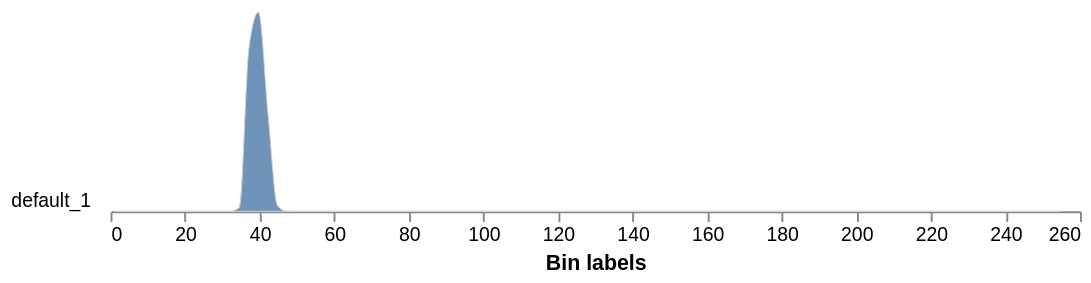

The notebook cell this image was saved under:
### Markdown cell above
## Step 9: GFP Analysis

The chlorophyll image uses MS 475 nm and a bandpass filter of 520 nm to isolate just GFP fluorescence. This image has to be imported separately from the MS stack, since it has a bandpass filter. 

Note that you will still see some signal even with no GFP due to autofluorescence. It is important to always compare your results to a control plant with no GFP.

### Code cell
# Use the mask to analyze the GFP image. This will give you a histogram of the pixel values in the GFP image. 
# n_labels=1 means we're treating the whole masked area as one plant/object

gfp_analysis = pcv.analyze.grayscale(gray_img=gfp_img, labeled_mask=kept_mask, n_labels=1, bins=100)

gfp_img_pseudo = pcv.visualize.pseudocolor(gray_img = gfp_img, mask=kept_mask, cmap='jet', 
                                           min_value=25, max_value=60)

### Figure 1 — Vega-Lite specification as saved in the notebook (floating-point values rounded to 4 significant figures)
{"config": {"view": {"continuousWidth": 300, "continuousHeight": 300, "stroke": null}, "axis": {"grid": false}, "facet": {"columns": 1, "spacing": 0}, "title": {"anchor": "end"}}, "data": {"name": "data-46ca029335625770c6ce3d22a3b008c8"}, "facet": {"field": "sample", "header": {"labelAngle": 0, "labelAlign": "left", "labelOrient": "left"}, "title": null, "type": "nominal"}, "spec": {"mark": {"type": "area", "fillOpacity": 0.8, "interpolate": "monotone", "stroke": "lightgray", "strokeWidth": 0.5}, "encoding": {"x": {"field": "label", "title": "Bin labels", "type": "quantitative"}, "y": {"axis": null, "field": "value", "scale": {"range": [10, -100]}, "type": "quantitative"}}, "height": 10, "width": 500}, "bounds": "flush", "$schema": "https://vega.github.io/schema/vega-lite/v5.20.1.json", "datasets": {"data-46ca029335625770c6ce3d22a3b008c8": [{"sample": "default_1", "value": 0, "label": 1.28}, {"sample": "default_1", "value": 0, "label": 3.84}, {"sample": "default_1", "value": 0, "label": 6.4}, {"sample": "default_1", "value": 0, "label": 8.96}, {"sample": "default_1", "value": 0, "label": 11.52}, {"sample": "default_1", "value": 0, "label": 14.08}, {"sample": "default_1", "value": 0, "label": 16.64}, {"sample": "default_1", "value": 0, "label": 19.2}, {"sample": "default_1", "value": 0, "label": 21.76}, {"sample": "default_1", "value": 0, "label": 24.32}, {"sample": "default_1", "value": 0, "label": 26.88}, {"sample": "default_1", "value": 0, "label": 29.44}, {"sample": "default_1", "value": 1, "label": 32.0}, {"sample": "default_1", "value": 91, "label": 34.56}, {"sample": "default_1", "value": 3824, "label": 37.12}, {"sample": "default_1", "value": 4665, "label": 39.68}, {"sample": "default_1", "value": 2285, "label": 42.24}, {"sample": "default_1", "value": 127, "label": 44.8}, {"sample": "default_1", "value": 3, "label": 47.36}, {"sample": "default_1", "value": 2, "label": 49.92}, {"sample": "default_1", "value": 0, "label": 52.48}, {"sample": "default_1", "value": 1, "label": 55.04}, {"sample": "default_1", "value": 1, "label": 57.6}, {"sample": "default_1", "value": 0, "label": 60.16}, {"sample": "default_1", "value": 0, "label": 62.72}, {"sample": "default_1", "value": 0, "label": 65.28}, {"sample": "default_1", "value": 0, "label": 67.84}, {"sample": "default_1", "value": 0, "label": 70.4}, {"sample": "default_1", "value": 0, "label": 72.96}, {"sample": "default_1", "value": 0, "label": 75.52}, {"sample": "default_1", "value": 0, "label": 78.08}, {"sample": "default_1", "value": 0, "label": 80.64}, {"sample": "default_1", "value": 0, "label": 83.2}, {"sample": "default_1", "value": 0, "label": 85.76}, {"sample": "default_1", "value": 0, "label": 88.32}, {"sample": "default_1", "value": 0, "label": 90.88}, {"sample": "default_1", "value": 0, "label": 93.44}, {"sample": "default_1", "value": 0, "label": 96.0}, {"sample": "default_1", "value": 0, "label": 98.56}, {"sample": "default_1", "value": 0, "label": 101.1}, {"sample": "default_1", "value": 0, "label": 103.7}, {"sample": "default_1", "value": 0, "label": 106.2}, {"sample": "default_1", "value": 0, "label": 108.8}, {"sample": "default_1", "value": 0, "label": 111.4}, {"sample": "default_1", "value": 0, "label": 113.9}, {"sample": "default_1", "value": 0, "label": 116.5}, {"sample": "default_1", "value": 0, "label": 119.0}, {"sample": "default_1", "value": 0, "label": 121.6}, {"sample": "default_1", "value": 0, "label": 124.2}, {"sample": "default_1", "value": 0, "label": 126.7}, {"sample": "default_1", "value": 0, "label": 129.3}, {"sample": "default_1", "value": 0, "label": 131.8}, {"sample": "default_1", "value": 0, "label": 134.4}, {"sample": "default_1", "value": 0, "label": 137.0}, {"sample": "default_1", "value": 0, "label": 139.5}, {"sample": "default_1", "value": 0, "label": 142.1}, {"sample": "default_1", "value": 0, "label": 144.6}, {"sample": "default_1", "value": 0, "label": 147.2}, {"sample": "default_1", "value": 0, "label": 149.8}, {"sample": "default_1", "value": 0, "label": 152.3}, {"sample": "default_1", "value": 0, "label": 154.9}, {"sample": "default_1", "value": 0, "label": 157.4}, {"sample": "default_1", "value": 0, "label": 160.0}, {"sample": "default_1", "value": 0, "label": 162.6}, {"sample": "default_1", "value": 0, "label": 165.1}, {"sample": "default_1", "value": 0, "label": 167.7}, {"sample": "default_1", "value": 0, "label": 170.2}, {"sample": "default_1", "value": 0, "label": 172.8}, {"sample": "default_1", "value": 0, "label": 175.4}, {"sample": "default_1", "value": 0, "label": 177.9}, {"sample": "default_1", "value": 0, "label": 180.5}, {"sample": "default_1", "value": 0, "label": 183.0}, {"sample": "default_1", "value": 0, "label": 185.6}, {"sample": "default_1", "value": 0, "label": 188.2}, {"sample": "default_1", "value": 0, "label": 190.7}, {"sample": "default_1", "value": 0, "label": 193.3}, {"sample": "default_1", "value": 0, "label": 195.8}, {"sample": "default_1", "value": 0, "label": 198.4}, {"sample": "default_1", "value": 0, "label": 201.0}, {"sample": "default_1", "value": 0, "label": 203.5}, {"sample": "default_1", "value": 0, "label": 206.1}, {"sample": "default_1", "value": 0, "label": 208.6}, {"sample": "default_1", "value": 0, "label": 211.2}, {"sample": "default_1", "value": 0, "label": 213.8}, {"sample": "default_1", "value": 0, "label": 216.3}, {"sample": "default_1", "value": 0, "label": 218.9}, {"sample": "default_1", "value": 0, "label": 221.4}, {"sample": "default_1", "value": 0, "label": 224.0}, {"sample": "default_1", "value": 0, "label": 226.6}, {"sample": "default_1", "value": 0, "label": 229.1}, {"sample": "default_1", "value": 0, "label": 231.7}, {"sample": "default_1", "value": 0, "label": 234.2}, {"sample": "default_1", "value": 0, "label": 236.8}, {"sample": "default_1", "value": 0, "label": 239.4}, {"sample": "default_1", "value": 0, "label": 241.9}, {"sample": "default_1", "value": 0, "label": 244.5}, {"sample": "default_1", "value": 0, "label": 247.0}, {"sample": "default_1", "value": 0, "label": 249.6}, {"sample": "default_1", "value": 0, "label": 252.2}, {"sample": "default_1", "value": 0, "label": 254.7}]}}
